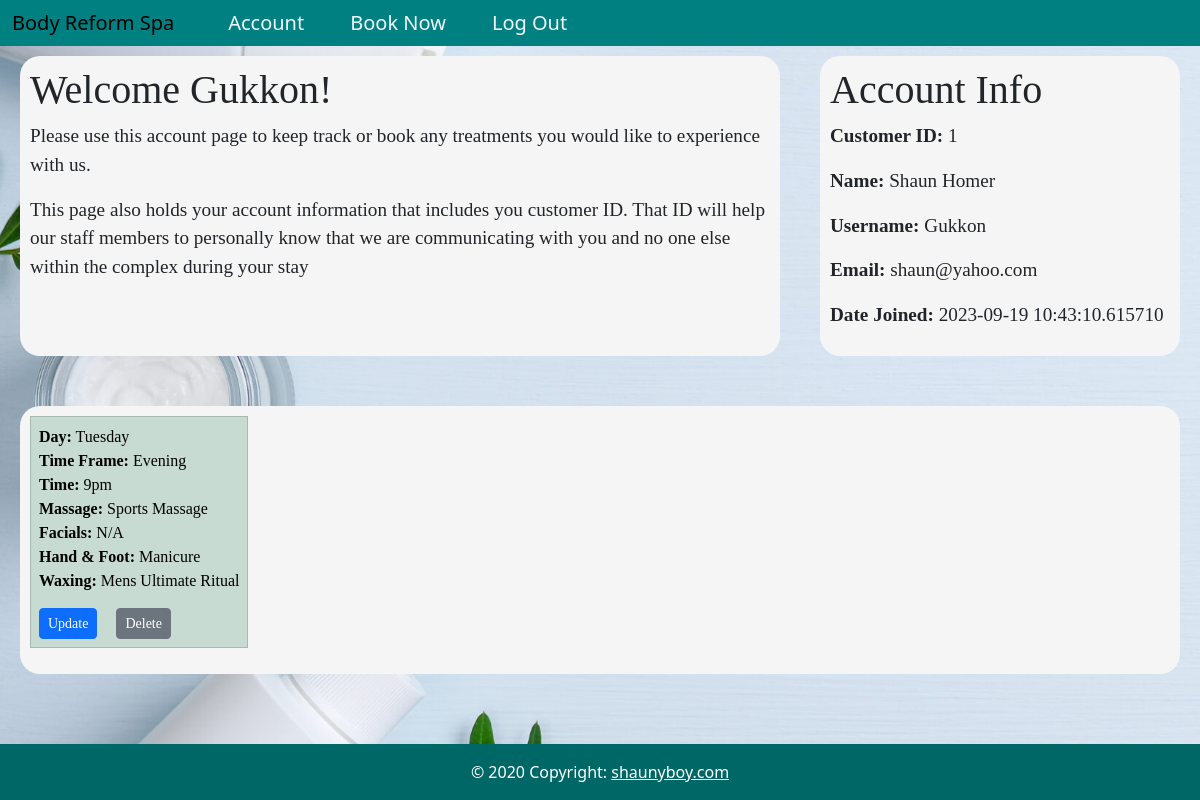
Page /account (signed in) on the committed database.
### Salon_app/models.py (models this page shows, shortened)
class User(db.Model, UserMixin):
    id = db.Column(db.Integer, primary_key=True)
    name = db.Column(db.String(200), nullable=False)
    username = db.Column(db.String(20), nullable=False, unique=True)
    email = db.Column(db.String(120), nullable=False, unique=True)
    password = db.Column(db.String(60), nullable=False)
    date_added = db.Column(db.DateTime, default=datetime.utcnow)
    booking = db.relationship('Booking', backref='author', lazy=True)

class Booking(db.Model):
    id = db.Column(db.Integer, primary_key=True)
    day = db.Column(db.String(50), nullable=False)
    timeFrame = db.Column(db.String(50),nullable=False)
    time = db.Column(db.String(10), nullable=False)
    massage = db.Column(db.String(50))
    facials = db.Column(db.String(50))
    handFoot = db.Column(db.String(50))
    waxing = db.Column(db.String(50))
    user_id = db.Column(db.Integer, db.ForeignKey('user.id'), nullable=False)

### Salon_app/routes.py (the view)
@app.route('/account')
@login_required
def account():
    user_id = current_user.id
    bookings = Booking.query.filter_by(user_id=user_id).all()
    flash_message = "Your treatment has been created successfully!"
    return render_template("account.html", title='Welcome', bookings=bookings, flash_message=flash_message,user_id=user_id)

### Salon_app/models.py (called while the page is built)
@login_manager.user_loader
def load_user(user_id):
    return User.query.get(int(user_id))

### Salon_app/templates/account.html (shortened to what this page needs)
{% extends 'base.html' %}
{% block content %}
<div class="main-acc-cont">
    <div class="welc-user backgrd">
        <div class="wel-msg">
            <h1>Welcome {{ current_user.username }}!</h1>
            <p>Please use this account page to keep track or book any treatments you would like to experience with us.</p>
            <p>This page also holds your account information that includes you customer ID. That ID  will help our staff members to personally know that we are communicating with you and no one else within the complex during your stay</p>
        </div>
    </div>
    <div class="acc-info backgrd">
        <div class="acc-details">
            <h1>Account Info</h1>
            <p><strong>Customer ID:</strong> {{ current_user.id }} </p>
            <p><strong>Name:</strong> {{ current_user.name }} </p>
            <p><strong>Username:</strong> {{ current_user.username }} </p>
            <p><strong>Email:</strong> {{ current_user.email }} </p>
            <p><strong>Date Joined:</strong> {{ current_user.date_added }} </p>
        </div>
    </div>
</div>
    <div class="backgrd sidebar" id="accounts">
        <div>
            <table class="table table-hover table-success table-bordered table-striped" >
                {% for booking in bookings %}
                <tbody class="bk-data">
                    <tr>
                        <td class="data">
                            <strong>Day:</strong> {{ booking.day }}<br>
                            <strong>Time Frame:</strong> {{ booking.timeFrame }}<br>
                            <strong>Time:</strong> {{ booking.time }}<br>
                            <strong>Massage:</strong> {{ booking.massage }}<br>
                            <strong>Facials:</strong> {{ booking.facials }}<br>
                            <strong>Hand & Foot:</strong> {{ booking.handFoot }}<br>
                            <strong>Waxing:</strong> {{ booking.waxing }}<br>
                            <button class="btn btn-primary btn-sm"><a href="{{ url_for('update', user_id=current_user.id, id=booking.id) }}">Update</a></button>
                            <button class="btn btn-secondary btn-sm"><a href="{{ url_for('delete', id=booking.id) }}">Delete</a></button>
                        </td>
                    </tr>
                    {% endfor %}
                </tbody>
            </table>
        </div>
    </div>
{% endblock %}

### Salon_app/static/css/styles.css (style rules this page uses)
* { padding: 0; margin: 0; box-sizing: border-box; }
button a { color: white; text-decoration: none; }
p { font-family: 'cormorant-garamond'; }
.homeimg { background: url(/static/images/spabackground2.jpeg); background-size: cover; height: 100vh; }
.main-acc-cont { font-size: 1.2rem; display: grid; height: 350px; grid-template-columns: 2fr 1fr; grid-template-rows: repeat(2, 1fr); }
.table { display: flex; flex-wrap: wrap; gap: 1em; }
.backgrd { background-color: whitesmoke; }
button { margin-top: 15px; margin-right: 15px; }
@media (min-width: 600px) { .backgrd { border-radius: 20px; padding: 10px; font-family: 'cormorant-garamond'; margin: 10px 20px ; } }

### rows in the picture
User: username "Gukkon", id "1", name "Shaun Homer", email "shaun@yahoo.com", date_added "2023-09-19 10:43:10.615710"
Booking: day "Tuesday", timeFrame "Evening", time "9pm", massage "Sports Massage", facials "N/A", handFoot "Manicure", waxing "Mens Ultimate Ritual"
